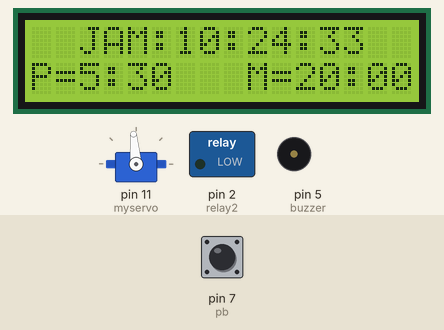
The sketch below on a simulated Arduino Uno, built with avr-gcc and run on an emulated ATmega328P. On the bench: 16×2 character LCD, servo, switched loads named in the sketch (green lamp = pin HIGH), buzzer (waves = sounding). The test bench sets the inputs (shaded band); at power-on: pin 7 (pb) LOW. The local clock reads 2024-03-15 10:24:30 at power-on unless the sketch sets it.

Above: at 3.7 s.
3.8 s: pin 7 (pb) pulsed HIGH 2 times (0.12 s each, 0.3 s apart)
At 4.6 s:
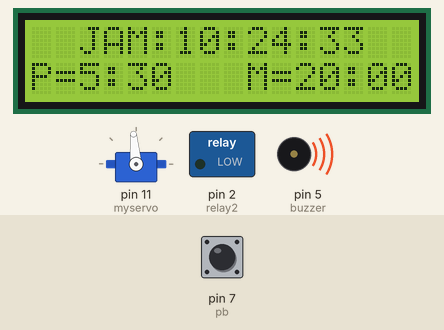
At 5.04 s:
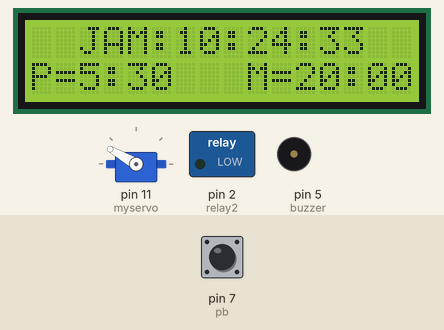
Timing chart, 0 to 6.8 s (numbered marks = the images above; inputs shaded):
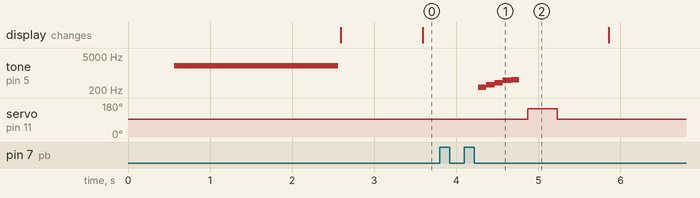

The sketch:

DS3231_FishFeeder_Lamp_Control.ino
```cpp
/*---------------------LAMP&FISH FEEDER CONTROL-------------------------*/
/*-----------------Source Code by Habib.m @Hab_mz-----------------------*/
/*--------------Modified & Adapted by Habib.m @Hab_mz-------------------*/
/*------------------------------V4.2------------------------------------*/
/*----------------------------------------------------------------------*/
//uncomment to Debug
//#define DEBUG

#ifdef DEBUG
  #define DEBUG_PRINT(...) Serial.print(__VA_ARGS__)
  #define DEBUG_PRINTLN(...) Serial.println(__VA_ARGS__)
  #define DEBUG_BEGIN(baud) Serial.begin(baud)
#else
  #define DEBUG_PRINT(...)    // Do nothing
  #define DEBUG_PRINTLN(...)  // Do nothing
  #define DEBUG_BEGIN(baud)   // Do nothing
#endif

/*------------------------------SERVO-----------------------------------*/
#include <Servo.h>
Servo myservo;
/*-------------------------------LCD------------------------------------*/
#include <LCD.h>
#include <LiquidCrystal_I2C.h>
#include <Wire.h>
LiquidCrystal_I2C lcd(0x3F ,2,1,0,4,5,6,7,3, POSITIVE);
/*-----------------------------DS3231-----------------------------------*/
#include <DS3231.h>
DS3231 rtc(SDA,SCL);
String waktu;
/*---------------------------PUSHBUTTON---------------------------------*/
unsigned long waktulcd=0;
int butPak=7;
int butOn=8;
bool count;

#include "OneButton.h"
OneButton pb(7, false, false);  //(Pb_Pin;  true = ActiveLow;  true = button PullUp)

const int buzzer = 5;
const int relay2 = 2;

void setup() {
  rtc.begin();
  lcd.begin(16, 2);
  DEBUG_BEGIN(115200);

  pinMode(relay2,OUTPUT);
  digitalWrite(relay2,LOW);

  pinMode(buzzer, OUTPUT);

  pb.attachClick(singleClick);
  pb.attachDoubleClick(doubleClick);

//                           rtc.setTime(19,53,30);     //menset jam 22:00:00
//                           rtc.setDate(6, 2, 2025);   //mensetting tanggal 07 april 2018
//                           rtc.setDOW(4);

  myservo.attach(11);
  myservo.write(95);
  delay(500);
  myservo.detach();
  tone(buzzer, 2000); delay(2000); noTone(buzzer);
}

void loop() {
  pb.tick();

  if(millis() - waktulcd >= 1000){
    waktulcd=millis();

    waktu=rtc.getTimeStr();
    DEBUG_PRINT(waktu);
    DEBUG_PRINT(" - ");
    DEBUG_PRINTLN(rtc.getDateStr());

    lcd.setCursor(2,0);lcd.print("JAM:"); lcd.print(waktu);
    lcd.setCursor(0,1);
    lcd.print("P=");lcd.print("5"); lcd.print(":");lcd.print("30   ");
    lcd.print("M=");lcd.print("20");lcd.print(":");lcd.print("00");
  }

/*---------------------------PAKAN-------------------------------*/

  if(waktu=="06:30:01"){
      DEBUG_PRINTLN("Morning Feed!!");
      buzPakan();
      pakan();
    }
  else if(waktu=="18:30:01"){
      DEBUG_PRINTLN("Night Feed!!");
      buzPakan();
      pakan();
    }

/*-----------------------------LAMPU----------------------------------*/

  if(waktu=="05:30:01"){
      DEBUG_PRINTLN("Lamp ON!!");
      buzOn();
      digitalWrite(relay2,HIGH);
    }
  else if(waktu=="07:00:01"){
      DEBUG_PRINTLN("Lamp OFF");
      buzLampu();
      digitalWrite(relay2,LOW);
    }
  else if(waktu=="17:30:01"){
      DEBUG_PRINTLN("Lamp ON!!");
      buzOn();
      digitalWrite(relay2,HIGH);
    }
  else if(waktu=="20:00:01"){
      DEBUG_PRINTLN("Lamp OFF");
      buzLampu();
      digitalWrite(relay2,LOW);
    }
  else if(waktu=="23:00:01"){
      DEBUG_PRINTLN("Lamp OFF");
      buzLampu();
      digitalWrite(relay2,LOW);
    }
}

/*-----------------------------VOID----------------------------------*/

void doubleClick(){
  DEBUG_PRINTLN("Double Press Detected!");
  DEBUG_PRINTLN("pakan");
  buzPakan();
  pakan();
}

void singleClick(){
  DEBUG_PRINTLN("Single Press Detected!");
  if(!count){
    DEBUG_PRINTLN("lampu mati");
    buzLampu();
    digitalWrite(relay2,LOW);
    count = true;
  }
  else if(count){
    DEBUG_PRINTLN("lampu hidup");
    buzOn();
    digitalWrite(relay2,HIGH);
    count = false;
  }
}

void pakan(){
      myservo.attach(11);
      myservo.write(150);
      delay(350);
      myservo.detach();
      delay(10);

      myservo.attach(11);
      myservo.write(95);
      delay(500);
      myservo.detach();
      delay(100);

//      myservo.attach(11);
//      myservo.write(150);
//      delay(300);
//      myservo.detach();
//      delay(10);
//
//      myservo.attach(11);
//      myservo.write(95);
//      delay(500);
//      myservo.detach();
//      delay(100);
}

void buzPakan(){
      tone(buzzer, 261);
      delay(100);
      tone(buzzer, 329);
      delay(100);
      tone(buzzer, 392);
      delay(100);
      tone(buzzer, 493);
      delay(100);
      tone(buzzer, 523);
      delay(100);
      noTone(buzzer);
      delay(100);
}

void buzOn(){
      tone(buzzer, 261);
      delay(200);
      tone(buzzer, 329);
      delay(200);
      tone(buzzer, 392);
      delay(200);
      tone(buzzer, 493);
      delay(200);
      tone(buzzer, 523);
      delay(200);
      noTone(buzzer);
      delay(100);
}

void buzLampu(){
      tone(buzzer, 523);
      delay(200);
      tone(buzzer, 493);
      delay(200);
      tone(buzzer, 392);
      delay(200);
      tone(buzzer, 329);
      delay(200);
      tone(buzzer, 261);
      delay(200);
      noTone(buzzer);
      delay(100);
}


/*------------------------------@Hab_Mz--------------------------------*/
/*--------------------------------V1.0---------------------------------*/
/*
/*------------------------------SERVO-----------------------------------
#include <Servo.h>
Servo myservo;
/*------------------------------LCD-----------------------------------
#include <LCD.h>
#include <LiquidCrystal_I2C.h>
#include <Wire.h>
LiquidCrystal_I2C lcd(0x3F ,2,1,0,4,5,6,7,3, POSITIVE);
/*-----------------------------DS3231---------------------------------
#include <DS3231.h>
DS3231 rtc(SDA,SCL);
const int buzzer = A0;
const int relay2=11;
bool on=LOW;
bool off=HIGH;
String hari;
String waktu;
String tanggal;

void setup() {
  rtc.begin();
  lcd.begin(16, 2);
  Serial.begin(9600);
  pinMode(relay2,OUTPUT);
  digitalWrite(relay2,off);
pinMode(buzzer, OUTPUT);
}

void loop() {
  hari=rtc.getDOWStr();
  waktu=rtc.getTimeStr();
  tanggal=rtc.getDateStr();
  DEBUG_PRINTLN(waktu);
    lcd.setCursor(2,0);lcd.print("JAM:"); lcd.print(rtc.getTimeStr());
    lcd.setCursor(0,1);
    lcd.print("P=");   lcd.print("5"); lcd.print(":");lcd.print("30");
    lcd.print("   M=");lcd.print("20");lcd.print(":");lcd.print("00");
    delay(1000);
/*---------------------------MAKAN PAGI-------------------------------
  if(waktu=="06:30:00"){
    for(int i = 0; i<5; i++){
        tone(buzzer, 600);
        delay(200);
        tone(buzzer, 500);
        delay(200);
        noTone(buzzer);
        delay(100);
    }
  DEBUG_PRINTLN("Morning Feed!!");
    pakan();
  }
else if(waktu=="06:30:15"){
    noTone(buzzer);
    DEBUG_PRINTLN("Feed stop");

  }
/*---------------------------MAKAN MALAM------------------------------
  if(waktu=="18:30:00"){
    for(int i = 0; i<5; i++){
        tone(buzzer, 600);
        delay(200);
        tone(buzzer, 500);
        delay(200);
        noTone(buzzer);
        delay(100);
    }
    DEBUG_PRINTLN("Night Feed!!");
    pakan();
  }

else if(waktu=="18:30:15"){
  noTone(buzzer);
    DEBUG_PRINTLN("Feed stop");

  }
/*-----------------------------LAMPU----------------------------------*
  if(waktu=="05:30:00"){
    for(int i = 0; i<2; i++){
    tone(buzzer, 800);
    delay(200);
    tone(buzzer, 1200);
    delay(200);
    noTone(buzzer);
    delay(200);
    }
    DEBUG_PRINTLN("Lamp ON!!");
    digitalWrite(relay2,off);
  }

else if(waktu=="11:00:00"){
    for(int i = 0; i<2; i++){
    tone(buzzer, 800);
    delay(200);
    tone(buzzer, 1200);
    delay(200);
    noTone(buzzer);
    delay(200);
    }
    DEBUG_PRINTLN("Lamp OFF");
    digitalWrite(relay2,on);
  }

if(waktu=="13:30:00"){
    for(int i = 0; i<2; i++){
    tone(buzzer, 800);
    delay(200);
    tone(buzzer, 1200);
    delay(200);
    noTone(buzzer);
    delay(200);
    }
    DEBUG_PRINTLN("Lamp ON!!");
    digitalWrite(relay2,off);
  }

else if(waktu=="20:00:00"){
    for(int i = 0; i<2; i++){
    tone(buzzer, 800);
    delay(200);
    tone(buzzer, 1200);
    delay(200);
    noTone(buzzer);
    delay(200);
    }
    DEBUG_PRINTLN("Lamp OFF");
    digitalWrite(relay2,on);
  }

  if(waktu=="23:00:00"){
    for(int i = 0; i<1; i++){
    tone(buzzer, 800);
    delay(200);
    tone(buzzer, 1200);
    delay(200);
    noTone(buzzer);
    delay(200);
    }
    DEBUG_PRINTLN("Lamp ON!!");
    digitalWrite(relay2,on);
  }

else if(waktu=="20:00:00"){
    for(int i = 0; i<1; i++){
    tone(buzzer, 800);
    delay(200);
    tone(buzzer, 1200);
    delay(200);
    noTone(buzzer);
    delay(200);
    }
    DEBUG_PRINTLN("Lamp OFF");
    digitalWrite(relay2,on);
  }
}

void pakan(){
    for (int i = 1; i <= 2; i ++) {
     for (int pos = 60; pos >= 5; pos -= 1) {
            myservo.attach(9);
            myservo.write(pos);
            delay(7);}
     myservo.detach();
     delay(50);
     for (int pos = 12; pos <= 65; pos += 1) {
            myservo.attach(9);
            myservo.write(pos);
            delay(7);}
     myservo.detach();
     delay(50);}
}

  //rtc.setDOW(THURSDAY);
  //rtc.setTime(14,20,0);
  //rtc.setDate(23,1,2020);


/*---------------------------BUTTON-------------------------------
if(digitalRead(butPak) == HIGH ){
    //DEBUG_PRINTLN("pakan");
    buzPakan();
    pakan();
  }
else if(digitalRead(butOn) == HIGH){
    if(count==0){
      //DEBUG_PRINTLN("lampu mati");
      buzLampu();
      digitalWrite(relay2,LOW);
      count++;
    }
    else if(count==1){
      //DEBUG_PRINTLN("lampu hidup");
      buzPakan();
      digitalWrite(relay2,HIGH);
      count--;
    }
}


  */
```

Measured:
- after the input at 3.8 s, tone on pin 5 (buzzer): plays 261 Hz for 0.10 s, 329 Hz for 0.10 s, 392 Hz for 0.10 s, 493 Hz for 0.10 s, 523 Hz for 0.10 s, starting after 0.47 s; servo on pin 11 (myservo): 95° → 150° after 1.1 s, → 95° 0.36 s later
